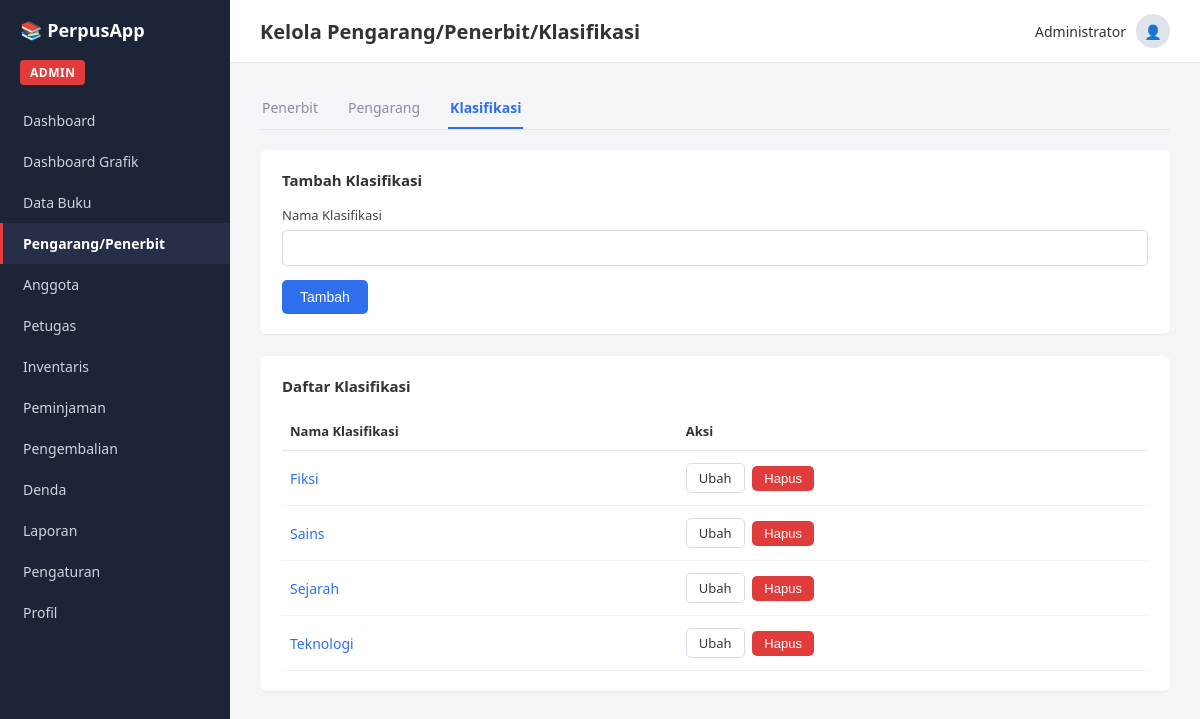
Screenshot of /pengarang_penerbit.php?tab=klasifikasi with the database file from the repository.
### tables this page shows
CREATE TABLE `klasifikasi` (
  `kd_klasifikasi` int(11) NOT NULL,
  `nm_klasifikasi` varchar(100) NOT NULL
);

### pengarang_penerbit.php (the view, shortened to what this page needs)
<?php
require 'config.php';
$tab = $_GET['tab'] ?? 'penerbit';
$penerbitList = $pdo->query("SELECT * FROM penerbit ORDER BY nm_penerbit ASC")->fetchAll();
$klasifikasiList = $pdo->query("SELECT * FROM klasifikasi ORDER BY nm_klasifikasi ASC")->fetchAll();
$editPenerbit = null;
$editKlasifikasi = null;
?>
<!DOCTYPE html>
<html lang="id">
<head>
<link rel="stylesheet" href="assets/style.css">
</head>
<body>
<div class="layout">
    <?php include 'includes/sidebar.php'; ?>
    <div class="main">
        <?php include 'includes/header.php'; ?>
        <div class="content">
            <div class="tabs">
                <a href="?tab=penerbit" class="<?= $tab === 'penerbit' ? 'active' : '' ?>">Penerbit</a>
                <a href="?tab=pengarang" class="<?= $tab === 'pengarang' ? 'active' : '' ?>">Pengarang</a>
                <a href="?tab=klasifikasi" class="<?= $tab === 'klasifikasi' ? 'active' : '' ?>">Klasifikasi</a>
            </div>
            <?php if ($tab === 'penerbit'): ?>
                <div class="card">
                    <h2><?= $editPenerbit ? 'Ubah Penerbit' : 'Tambah Penerbit' ?></h2>
                    <form method="post">
                        <input type="hidden" name="form_tab" value="penerbit">
                        <?php if ($editPenerbit): ?>
                            <input type="hidden" name="kd_penerbit" value="<?= $editPenerbit['kd_penerbit'] ?>">
                        <?php endif; ?>
                        <div class="form-row">
                            <div class="form-group">
                                <label>Nama Penerbit</label>
                                <input type="text" name="nm_penerbit" required value="<?= htmlspecialchars($editPenerbit['nm_penerbit'] ?? '') ?>">
                            </div>
                            <div class="form-group">
                                <label>Alamat</label>
                                <input type="text" name="alamat" value="<?= htmlspecialchars($editPenerbit['alamat'] ?? '') ?>">
                            </div>
                        </div>
                        <button type="submit" name="<?= $editPenerbit ? 'edit' : 'add' ?>" class="btn btn-primary">
                            <?= $editPenerbit ? 'Simpan Perubahan' : 'Tambah' ?>
                        </button>
                        <?php if ($editPenerbit): ?>
                            <a href="pengarang_penerbit.php?tab=penerbit" class="btn btn-outline">Batal</a>
                        <?php endif; ?>
                    </form>
                </div>
                <div class="card">
                    <h2>Daftar Penerbit</h2>
                    <table>
                        <thead><tr><th>Nama Penerbit</th><th>Alamat</th><th>Aksi</th></tr></thead>
                        <tbody>
                        <?php foreach ($penerbitList as $row): ?>
                            <tr>
                                <td class="link-name"><?= htmlspecialchars($row['nm_penerbit']) ?></td>
                                <td><?= htmlspecialchars($row['alamat']) ?></td>
                                <td>
                                    <a class="btn btn-outline btn-sm" href="?tab=penerbit&edit_id=<?= $row['kd_penerbit'] ?>">Ubah</a>
                                    <form method="post" style="display:inline" onsubmit="return confirm('Hapus penerbit ini?');">
                                        <input type="hidden" name="form_tab" value="penerbit">
                                        <input type="hidden" name="kd_penerbit" value="<?= $row['kd_penerbit'] ?>">
                                        <button type="submit" name="delete" class="btn btn-danger btn-sm">Hapus</button>
                                    </form>
                                </td>
                            </tr>
                        <?php endforeach; ?>
                        <?php if (empty($penerbitList)): ?>
                            <tr><td colspan="3">Belum ada data.</td></tr>
                        <?php endif; ?>
                        </tbody>
                    </table>
                </div>
            <?php elseif ($tab === 'klasifikasi'): ?>
                <div class="card">
                    <h2><?= $editKlasifikasi ? 'Ubah Klasifikasi' : 'Tambah Klasifikasi' ?></h2>
                    <form method="post">
                        <div class="form-row">
                            <div class="form-group">
                                <label>Nama Klasifikasi</label>
                                <input type="text" name="nm_klasifikasi" required value="<?= htmlspecialchars($editKlasifikasi['nm_klasifikasi'] ?? '') ?>">
                            </div>
                        </div>
                        <button type="submit" name="<?= $editKlasifikasi ? 'edit' : 'add' ?>" class="btn btn-primary">
                            <?= $editKlasifikasi ? 'Simpan Perubahan' : 'Tambah' ?>
                        </button>
                    </form>
                </div>
                <div class="card">
                    <h2>Daftar Klasifikasi</h2>
                    <table>
                        <thead><tr><th>Nama Klasifikasi</th><th>Aksi</th></tr></thead>
                        <tbody>
                        <?php foreach ($klasifikasiList as $row): ?>
                            <tr>
                                <td class="link-name"><?= htmlspecialchars($row['nm_klasifikasi']) ?></td>
                                <td>
                                    <a class="btn btn-outline btn-sm" href="?tab=klasifikasi&edit_id=<?= $row['kd_klasifikasi'] ?>">Ubah</a>
                                    <form method="post" style="display:inline" onsubmit="return confirm('Hapus klasifikasi ini?');">
                                        <button type="submit" name="delete" class="btn btn-danger btn-sm">Hapus</button>
                                    </form>
                                </td>
                            </tr>
                        <?php endforeach; ?>
                        </tbody>
                    </table>
                </div>
            <?php endif; ?>
        </div>
    </div>
</div>
</body>
</html>

### assets/style.css (style rules this page uses)
* { box-sizing: border-box; }
body { margin: 0; font-family: 'Segoe UI', Arial, sans-serif; background: #f3f5f9; color: #333; }
.layout { display: flex; min-height: 100vh; }
.main { flex: 1; display: flex; flex-direction: column; min-width: 0; }
.content { padding: 25px 30px; }
.card { background: #fff; border-radius: 6px; padding: 20px 22px; margin-bottom: 22px; box-shadow: 0 1px 2px rgba(0,0,0,0.05); }
.card h2 { font-size: 15px; margin: 0 0 16px 0; }
.tabs { display: flex; gap: 26px; border-bottom: 1px solid #e5e8ee; margin-bottom: 20px; }
.tabs a { padding: 10px 2px; text-decoration: none; color: #8a8f9c; font-size: 14px; border-bottom: 2px solid transparent; }
.tabs a.active { color: #2f6fed; border-bottom-color: #2f6fed; font-weight: 600; }
.form-row { display: flex; gap: 20px; flex-wrap: wrap; margin-bottom: 14px; }
.form-group { flex: 1; min-width: 200px; }
.form-group label { display: block; font-size: 13px; margin-bottom: 6px; color: #444; }
.form-group input, .form-group select, .form-group textarea { width: 100%; padding: 9px 12px; border: 1px solid #d7dbe3; border-radius: 5px; font-size: 14px; }
.btn { display: inline-block; border: none; padding: 9px 18px; border-radius: 5px; font-size: 14px; cursor: pointer; text-decoration: none; }
.btn-primary { background: #2f6fed; color: #fff; }
.btn-outline { background: #fff; border: 1px solid #d7dbe3; color: #333; }
.btn-danger { background: #e13c3c; color: #fff; }
.btn-sm { padding: 5px 12px; font-size: 13px; margin-right: 4px; }
table { width: 100%; border-collapse: collapse; }
thead th { text-align: left; font-size: 13px; color: #333; padding: 10px 8px; border-bottom: 1px solid #e5e8ee; }
tbody td { padding: 12px 8px; font-size: 14px; border-bottom: 1px solid #f0f2f6; color: #333; }
.link-name { color: #2f6fed; }

### rows the page displays
klasifikasi: nm_klasifikasi "Fiksi"
klasifikasi: nm_klasifikasi "Sains"
klasifikasi: nm_klasifikasi "Sejarah"
klasifikasi: nm_klasifikasi "Teknologi"

### other values shown
$item['label'] "Dashboard"
$item['label'] "Dashboard Grafik"
$item['label'] "Data Buku"
$item['label'] "Pengarang/Penerbit"
$item['label'] "Anggota"
$item['label'] "Petugas"
$item['label'] "Inventaris"
$item['label'] "Peminjaman"
$item['label'] "Pengembalian"
$item['label'] "Denda"
$item['label'] "Laporan"
$item['label'] "Pengaturan"
$item['label'] "Profil"
$pageTitle "Kelola Pengarang/Penerbit/Klasifikasi"
